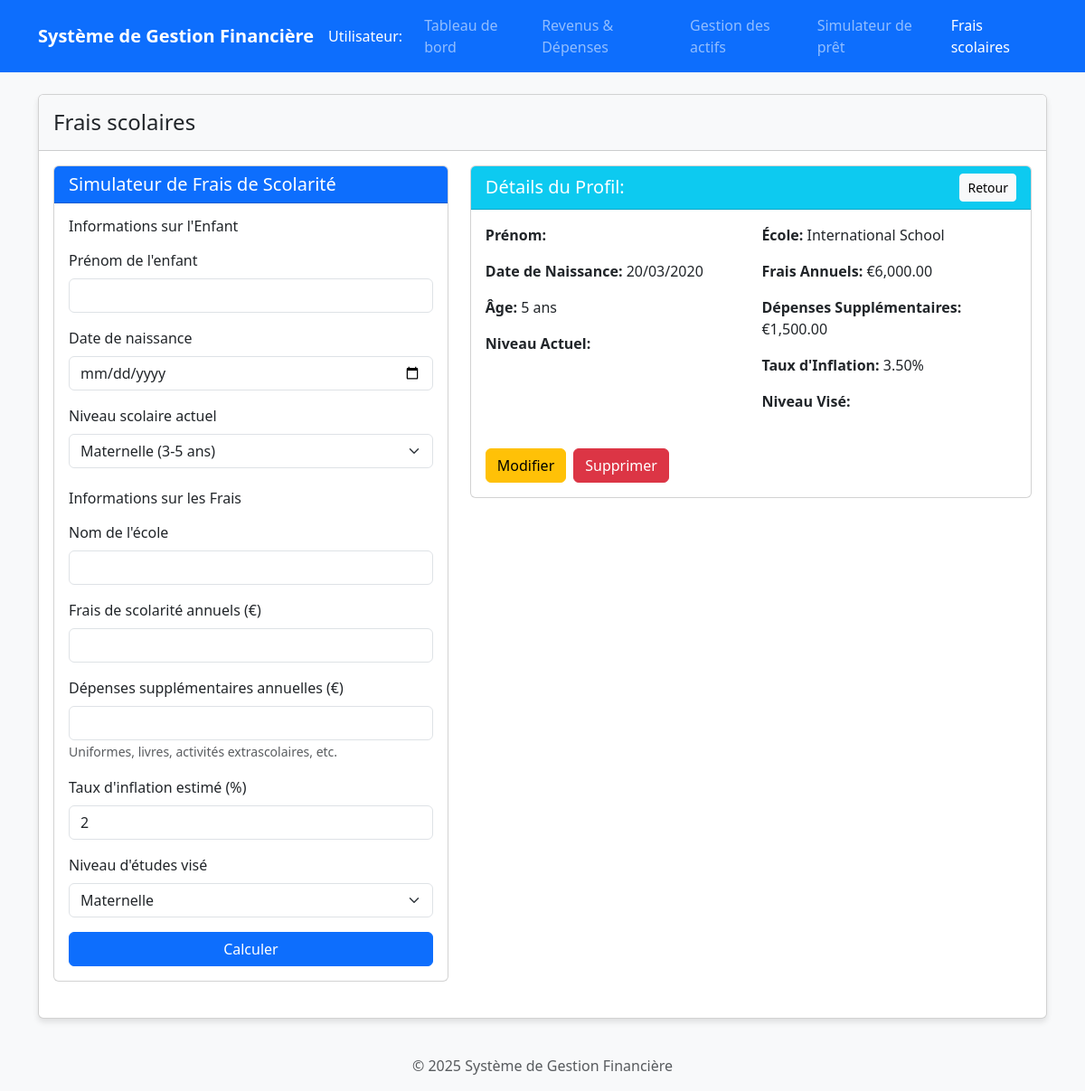
The app's page /?action=school-fee&view_child=1 with its own data.
### tables this page shows
CREATE TABLE IF NOT EXISTS `school_fee_children` (
    `id` INT AUTO_INCREMENT PRIMARY KEY,
    `name` VARCHAR(100) NOT NULL,
    `birthdate` DATE NOT NULL,
    `current_level` VARCHAR(50) NOT NULL, 
    `school_name` VARCHAR(255),
    `annual_tuition` DECIMAL(10,2) NOT NULL,
    `additional_expenses` DECIMAL(10,2) DEFAULT 0,
    `inflation_rate` DECIMAL(4,2) NOT NULL,
    `expected_graduation_level` VARCHAR(50) NOT NULL,
    `created_at` TIMESTAMP DEFAULT CURRENT_TIMESTAMP,
    `updated_at` TIMESTAMP DEFAULT CURRENT_TIMESTAMP ON UPDATE CURRENT_TIMESTAMP
);

### config/database.php (called while the page is built, shortened)
<?php
function getDbConnection() {
    try {
        $conn = new PDO(
            "mysql:host=" . FINANCIAL_DB_HOST . ";dbname=" . FINANCIAL_DB_NAME,
            FINANCIAL_DB_USER,
            FINANCIAL_DB_PASS,
            array(PDO::ATTR_ERRMODE => PDO::ERRMODE_EXCEPTION)
        );
        return $conn;
    } catch (PDOException $e) {
        die("Database Connection Error: " . $e->getMessage());
    }
}

### controllers/SchoolFeeController.php (called while the page is built, shortened)
<?php
require_once __DIR__ . '/../models/SchoolFee.php';
class SchoolFeeController {
    private $schoolFeeModel;
    private $calculationResults;
    public function __construct() {
        $this->schoolFeeModel = new SchoolFee();
        $this->calculationResults = null;
    }
    public function getViewData() {
        $viewData = [];
        $viewData['children'] = $this->getSavedChildren();
        if (isset($_GET['view_child'])) {
            $childId = intval($_GET['view_child']);
            $viewData['viewChild'] = $this->schoolFeeModel->getChildProfile($childId);
            $childData = $viewData['viewChild'];
            if ($childData) {
                $viewData['calculationResults'] = $this->calculationResults;
            }
        }
        return $viewData;
    }
    public function calculateFees($data) {
        if (!$this->validateFeeInputs($data)) {
            return false;
        }
        $yearsRemaining = 0;
        $yearlyProjections = [];
        $totalCost = 0;
        $averageAnnualCost = $yearsRemaining > 0 ? $totalCost / $yearsRemaining : 0;
        $this->calculationResults = [
            'totalCost' => $totalCost,
            'yearsRemaining' => $yearsRemaining,
            'averageAnnualCost' => $averageAnnualCost,
            'yearlyProjections' => $yearlyProjections
        ];
        return true;
    }
    public function getSavedChildren() {
        return $this->schoolFeeModel->getChildProfiles();
    }
    private function validateFeeInputs($data) {
        $nameField = isset($data['child_name']) ? 'child_name' : 'name';
        $birthdateField = isset($data['child_birthdate']) ? 'child_birthdate' : 'birthdate';
        $requiredFields = [$nameField, $birthdateField, 'current_level', 'annual_tuition', 'inflation_rate', 'expected_graduation_level'];
        foreach ($requiredFields as $field) {
            if (!isset($data[$field]) || empty($data[$field])) {
                return false;
            }
        }
        return true;
    }
}
?>

### models/SchoolFee.php (called while the page is built, shortened)
<?php
require_once __DIR__ . '/../config/database.php';
class SchoolFee {
    private $conn;
    private $table_children = 'school_fee_children';
    public function __construct() {
        $this->conn = getDbConnection();
    }
    public function getChildProfiles() {
        $query = "SELECT * FROM " . $this->table_children . " ORDER BY name ASC";
        $stmt = $this->conn->prepare($query);
        $stmt->execute();
        $result = $stmt->fetchAll(PDO::FETCH_ASSOC);
        return $result;
    }
    public function getChildProfile($id) {
        $query = "SELECT * FROM " . $this->table_children . " WHERE id = :id";
        $stmt = $this->conn->prepare($query);
        $stmt->bindParam(':id', $id);
        $stmt->execute();
        $result = $stmt->fetch(PDO::FETCH_ASSOC);
        return $result;
    }
}
?>

### modules/school-fee-simulator/view-child.php (the view, shortened to what this page needs)
<div class="card mb-4">
    <div class="card-header bg-info text-white d-flex justify-content-between align-items-center">
        <h5 class="mb-0">Détails du Profil: <?php echo htmlspecialchars($viewChild['name']); ?></h5>
        <a href="?action=school-fee" class="btn btn-sm btn-light">Retour</a>
    </div>
    <div class="card-body">
        <div class="row mb-4">
            <div class="col-md-6">
                <p><strong>Prénom:</strong> <?php echo htmlspecialchars($viewChild['name']); ?></p>
                <p><strong>Date de Naissance:</strong> <?php echo date('d/m/Y', strtotime($viewChild['birthdate'])); ?></p>
                <p><strong>Âge:</strong>
                    <?php
                    $birthdate = new DateTime($viewChild['birthdate']);
                    $today = new DateTime();
                    $age = $birthdate->diff($today)->y;
                    echo $age . ' ans';
                    ?>
                </p>
                <p><strong>Niveau Actuel:</strong> <?php echo $educationLevels[$viewChild['current_level']]['name']; ?></p>
            </div>
            <div class="col-md-6">
                <p><strong>École:</strong> <?php echo htmlspecialchars($viewChild['school_name']); ?></p>
                <p><strong>Frais Annuels:</strong> €<?php echo number_format($viewChild['annual_tuition'], 2); ?></p>
                <p><strong>Dépenses Supplémentaires:</strong> €<?php echo number_format($viewChild['additional_expenses'], 2); ?></p>
                <p><strong>Taux d'Inflation:</strong> <?php echo $viewChild['inflation_rate']; ?>%</p>
                <p><strong>Niveau Visé:</strong> <?php echo $educationLevels[$viewChild['expected_graduation_level']]['name']; ?></p>
            </div>
        </div>
        <div class="mt-3 d-flex gap-2">
            <a href="?action=school-fee&edit_child=<?php echo $viewChild['id']; ?>" class="btn btn-warning">Modifier</a>
            <a href="?action=school-fee&delete_child=<?php echo $viewChild['id']; ?>" class="btn btn-danger"
               onclick="return confirm('Êtes-vous sûr de vouloir supprimer ce profil?')">Supprimer</a>
        </div>
    </div>
</div>

### index.php (style rules this page uses)
body { background-color: #f8f9fa; }

### records on screen
school_fee_children: birthdate "20/03/2020", birthdate "5", school_name "International School", annual_tuition "6,000.00", additional_expenses "1,500.00", inflation_rate "3.50"

### other values on screen
$title "Tableau de bord"
$title "Revenus & Dépenses"
$title "Gestion des actifs"
$title "Simulateur de prêt"
$title "Frais scolaires"
$modules[$action] "Frais scolaires"
form field current_level "Maternelle (3-5 ans)"
form field expected_graduation_level "Maternelle"
